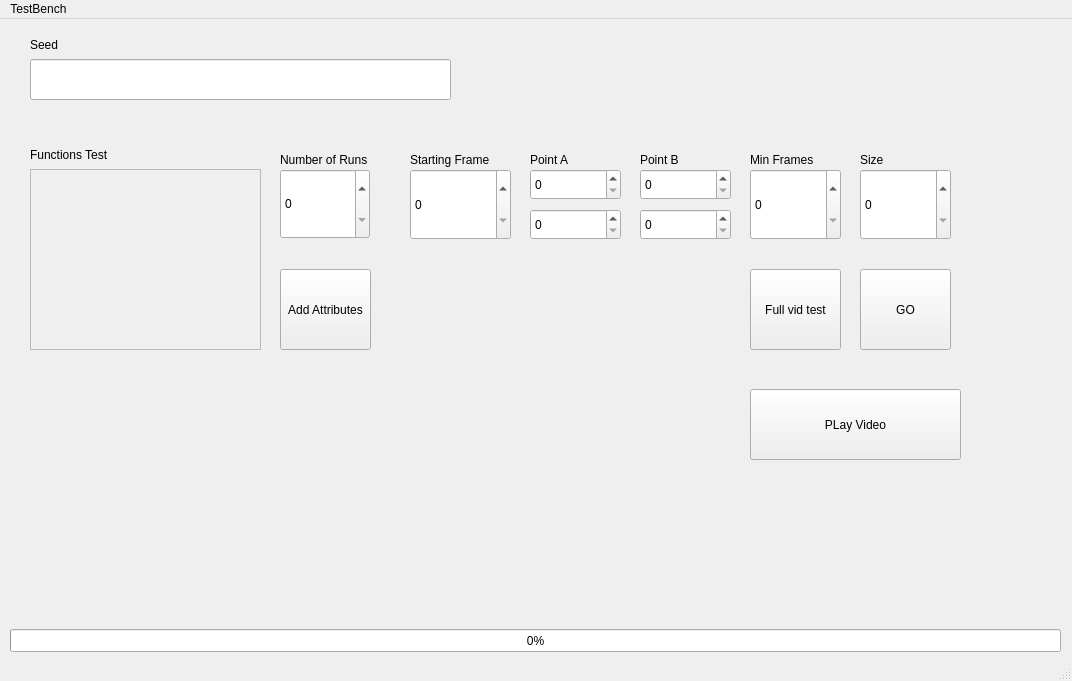
<?xml version="1.0" encoding="UTF-8"?>
<ui version="4.0">
 <class>TestBench</class>
 <widget class="QMainWindow" name="TestBench">
  <property name="geometry">
   <rect>
    <x>0</x>
    <y>0</y>
    <width>1072</width>
    <height>681</height>
   </rect>
  </property>
  <property name="windowTitle">
   <string>MainWindow</string>
  </property>
  <widget class="QWidget" name="centralwidget">
   <widget class="QProgressBar" name="ProgressBar">
    <property name="geometry">
     <rect>
      <x>10</x>
      <y>610</y>
      <width>1051</width>
      <height>23</height>
     </rect>
    </property>
    <property name="value">
     <number>0</number>
    </property>
    <property name="invertedAppearance">
     <bool>false</bool>
    </property>
   </widget>
   <widget class="QSpinBox" name="ARGBOX_IT">
    <property name="geometry">
     <rect>
      <x>410</x>
      <y>150</y>
      <width>101</width>
      <height>71</height>
     </rect>
    </property>
    <property name="styleSheet">
     <string notr="true">font: 20pt &quot;MS Shell Dlg 2&quot;;</string>
    </property>
    <property name="maximum">
     <number>99999</number>
    </property>
   </widget>
   <widget class="QSpinBox" name="ARGBOX_MINF">
    <property name="geometry">
     <rect>
      <x>750</x>
      <y>150</y>
      <width>91</width>
      <height>71</height>
     </rect>
    </property>
    <property name="styleSheet">
     <string notr="true">font: 20pt &quot;MS Shell Dlg 2&quot;;</string>
    </property>
    <property name="maximum">
     <number>99999</number>
    </property>
   </widget>
   <widget class="QSpinBox" name="ARGBOX_SIZE">
    <property name="geometry">
     <rect>
      <x>860</x>
      <y>150</y>
      <width>91</width>
      <height>71</height>
     </rect>
    </property>
    <property name="styleSheet">
     <string notr="true">font: 20pt &quot;MS Shell Dlg 2&quot;;</string>
    </property>
    <property name="maximum">
     <number>99999</number>
    </property>
   </widget>
   <widget class="QSpinBox" name="ARGBOX_PA_1">
    <property name="geometry">
     <rect>
      <x>530</x>
      <y>150</y>
      <width>91</width>
      <height>31</height>
     </rect>
    </property>
    <property name="styleSheet">
     <string notr="true">font: 16pt &quot;MS Shell Dlg 2&quot;;</string>
    </property>
    <property name="maximum">
     <number>99999</number>
    </property>
   </widget>
   <widget class="QSpinBox" name="ARGBOX_PA_2">
    <property name="geometry">
     <rect>
      <x>530</x>
      <y>190</y>
      <width>91</width>
      <height>31</height>
     </rect>
    </property>
    <property name="styleSheet">
     <string notr="true">font: 16pt &quot;MS Shell Dlg 2&quot;;</string>
    </property>
    <property name="maximum">
     <number>99999</number>
    </property>
   </widget>
   <widget class="QSpinBox" name="ARGBOX_PB_1">
    <property name="geometry">
     <rect>
      <x>640</x>
      <y>150</y>
      <width>91</width>
      <height>31</height>
     </rect>
    </property>
    <property name="styleSheet">
     <string notr="true">font: 16pt &quot;MS Shell Dlg 2&quot;;</string>
    </property>
    <property name="maximum">
     <number>99999</number>
    </property>
   </widget>
   <widget class="QSpinBox" name="ARGBOX_PB_2">
    <property name="geometry">
     <rect>
      <x>640</x>
      <y>190</y>
      <width>91</width>
      <height>31</height>
     </rect>
    </property>
    <property name="styleSheet">
     <string notr="true">font: 16pt &quot;MS Shell Dlg 2&quot;;</string>
    </property>
    <property name="maximum">
     <number>99999</number>
    </property>
   </widget>
   <widget class="QPushButton" name="pushButton">
    <property name="geometry">
     <rect>
      <x>860</x>
      <y>250</y>
      <width>91</width>
      <height>81</height>
     </rect>
    </property>
    <property name="text">
     <string>GO</string>
    </property>
   </widget>
   <widget class="QLineEdit" name="seedBox">
    <property name="geometry">
     <rect>
      <x>30</x>
      <y>40</y>
      <width>421</width>
      <height>41</height>
     </rect>
    </property>
    <property name="maxLength">
     <number>25</number>
    </property>
   </widget>
   <widget class="QLabel" name="label_2">
    <property name="geometry">
     <rect>
      <x>410</x>
      <y>130</y>
      <width>111</width>
      <height>21</height>
     </rect>
    </property>
    <property name="styleSheet">
     <string notr="true">font: 12pt &quot;MS Shell Dlg 2&quot;;</string>
    </property>
    <property name="text">
     <string>Starting Frame</string>
    </property>
   </widget>
   <widget class="QLabel" name="label_3">
    <property name="geometry">
     <rect>
      <x>530</x>
      <y>130</y>
      <width>111</width>
      <height>21</height>
     </rect>
    </property>
    <property name="styleSheet">
     <string notr="true">font: 12pt &quot;MS Shell Dlg 2&quot;;</string>
    </property>
    <property name="text">
     <string>Point A</string>
    </property>
   </widget>
   <widget class="QLabel" name="label_4">
    <property name="geometry">
     <rect>
      <x>640</x>
      <y>130</y>
      <width>111</width>
      <height>21</height>
     </rect>
    </property>
    <property name="styleSheet">
     <string notr="true">font: 12pt &quot;MS Shell Dlg 2&quot;;</string>
    </property>
    <property name="text">
     <string>Point B</string>
    </property>
   </widget>
   <widget class="QLabel" name="label_5">
    <property name="geometry">
     <rect>
      <x>750</x>
      <y>130</y>
      <width>111</width>
      <height>21</height>
     </rect>
    </property>
    <property name="styleSheet">
     <string notr="true">font: 12pt &quot;MS Shell Dlg 2&quot;;</string>
    </property>
    <property name="text">
     <string>Min Frames</string>
    </property>
   </widget>
   <widget class="QLabel" name="label_6">
    <property name="geometry">
     <rect>
      <x>860</x>
      <y>130</y>
      <width>111</width>
      <height>21</height>
     </rect>
    </property>
    <property name="styleSheet">
     <string notr="true">font: 12pt &quot;MS Shell Dlg 2&quot;;</string>
    </property>
    <property name="text">
     <string>Size</string>
    </property>
   </widget>
   <widget class="QLabel" name="label_7">
    <property name="geometry">
     <rect>
      <x>280</x>
      <y>130</y>
      <width>121</width>
      <height>21</height>
     </rect>
    </property>
    <property name="styleSheet">
     <string notr="true">font: 12pt &quot;MS Shell Dlg 2&quot;;</string>
    </property>
    <property name="text">
     <string>Number of Runs</string>
    </property>
   </widget>
   <widget class="QSpinBox" name="ARGBOX_NOR">
    <property name="geometry">
     <rect>
      <x>280</x>
      <y>150</y>
      <width>90</width>
      <height>70</height>
     </rect>
    </property>
    <property name="styleSheet">
     <string notr="true">font: 20pt &quot;MS Shell Dlg 2&quot;;</string>
    </property>
    <property name="maximum">
     <number>9999</number>
    </property>
   </widget>
   <widget class="QLabel" name="label_8">
    <property name="geometry">
     <rect>
      <x>30</x>
      <y>120</y>
      <width>261</width>
      <height>31</height>
     </rect>
    </property>
    <property name="styleSheet">
     <string notr="true">font: 18pt &quot;MS Shell Dlg 2&quot;;</string>
    </property>
    <property name="text">
     <string>Functions Test</string>
    </property>
    <property name="margin">
     <number>0</number>
    </property>
   </widget>
   <widget class="QScrollArea" name="scrollArea">
    <property name="geometry">
     <rect>
      <x>30</x>
      <y>150</y>
      <width>231</width>
      <height>181</height>
     </rect>
    </property>
    <property name="widgetResizable">
     <bool>true</bool>
    </property>
    <widget class="QWidget" name="scrollAreaWidgetContents">
     <property name="geometry">
      <rect>
       <x>0</x>
       <y>0</y>
       <width>229</width>
       <height>179</height>
      </rect>
     </property>
    </widget>
   </widget>
   <widget class="QPushButton" name="playVideo">
    <property name="geometry">
     <rect>
      <x>750</x>
      <y>370</y>
      <width>211</width>
      <height>71</height>
     </rect>
    </property>
    <property name="text">
     <string>PLay Video</string>
    </property>
   </widget>
   <widget class="QPushButton" name="pushButton_2">
    <property name="geometry">
     <rect>
      <x>280</x>
      <y>250</y>
      <width>91</width>
      <height>81</height>
     </rect>
    </property>
    <property name="text">
     <string>Add Attributes</string>
    </property>
   </widget>
   <widget class="QLabel" name="label_9">
    <property name="geometry">
     <rect>
      <x>30</x>
      <y>10</y>
      <width>261</width>
      <height>31</height>
     </rect>
    </property>
    <property name="styleSheet">
     <string notr="true">font: 18pt &quot;MS Shell Dlg 2&quot;;</string>
    </property>
    <property name="text">
     <string>Seed</string>
    </property>
    <property name="margin">
     <number>0</number>
    </property>
   </widget>
   <widget class="QPushButton" name="fullTest">
    <property name="geometry">
     <rect>
      <x>750</x>
      <y>250</y>
      <width>91</width>
      <height>81</height>
     </rect>
    </property>
    <property name="text">
     <string>Full vid test</string>
    </property>
   </widget>
  </widget>
  <widget class="QMenuBar" name="menubar">
   <property name="geometry">
    <rect>
     <x>0</x>
     <y>0</y>
     <width>1072</width>
     <height>21</height>
    </rect>
   </property>
   <widget class="QMenu" name="menuTestBench">
    <property name="title">
     <string>TestBench</string>
    </property>
   </widget>
   <addaction name="menuTestBench"/>
  </widget>
  <widget class="QStatusBar" name="statusbar"/>
 </widget>
 <resources/>
 <connections/>
</ui>
